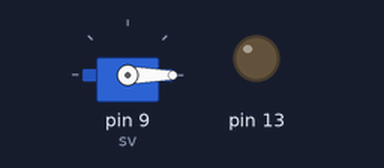
Recording of a sketch running on a simulated Arduino Uno, built with avr-gcc and run on an emulated ATmega328P. Parts: servo, output pins drawn as LEDs (lit = HIGH).

Above: at 0.1 s.
At 7.1 s:
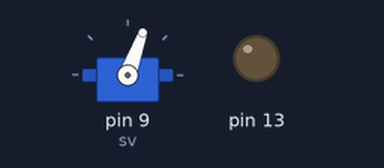
At 19.1 s:
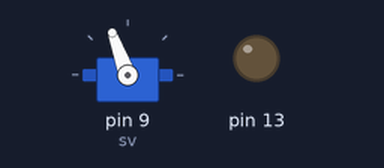
At 39.1 s:
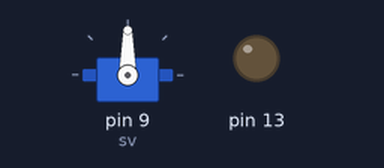
Timing chart, 0 to 40.0 s (numbered marks = the images above):
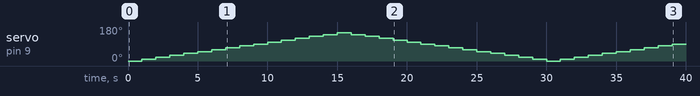

Measured:
- by itself, servo on pin 9 (sv): 0° → 10° at 1.0 s, → 20° 1.0 s later, → 30° 1.0 s later, → 40° 1.0 s later, … (39 changes in this stretch)

The sketch:

sv_practice1.ino
```cpp
#include <Servo.h>


//1초에 한번씩 서보모터의 각도가 10‘씩 증가하도록 하시오
//만약 서보모터의 현재각도가 150'에 도달하게 되는 경우 -10‘씩 감소하도록 하시오

Servo sv;
int angle;
boolean flag=false;
boolean angle_direction=false;
int factor;

void setup()
{
  // put your setup code here, to run once:
  pinMode(13,OUTPUT);
  sv.attach(9); //9번 핀에 서보모터 설치
  sv.write(0);
}

void loop()
{
  // put your main code here, to run repeatedly:
  if (angle<=0)  {
    angle_direction=true;
  }
  if (angle>=150)  {
    angle_direction=false;
  }
  if (angle_direction==true)  {
    factor=1;
  }
  if (angle_direction==false)  {
    factor=-1;
  }
  if(millis() % 1000 < 500)  {
    if (flag==true)  {
      flag=false;
      angle+=10*factor;
      sv.write(angle);
    }
  }
     //500ms 전까지 flag가 1이면 0으로 바꾸고 각도를 10 증가
     //그 이후 500ms 전까지 flag는 0이므로 if문 실행 안함
   else  {
    flag=true;
    }
}
```
